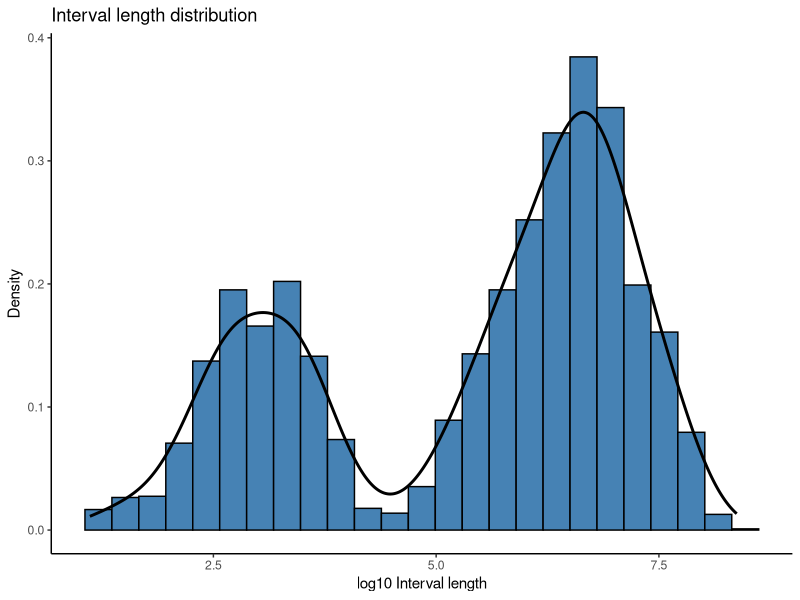

Recreate this plot in R. (Note: a time limit stopped this script after it produced the figure.)
library(dplyr)
library(ggplot2)
library(tidyverse)


my_df <- read.csv('../../Data/Processed_data/Table_with_gene_names_from_gencode.csv')

interval_df <- my_df %>%
  arrange(startpos) %>%
  group_by(sample, chr) %>%
  mutate(dif_interval = ifelse(lead(sample) == sample & 
                                 lead(startpos) != startpos &
                                 lead(chr) == chr, lead(startpos) - endpos, NA))

# DETERMINING THE INTERVALS BETWEEN REGIONS TO COMBINE

ggplot(interval_df, aes(x = log10(dif_interval), y = after_stat(density))) +
  geom_histogram(position = "dodge", bins = 25, color = "black", fill = "steelblue") +
  geom_density(color = "black", size = 1, alpha = 0.5) +
  labs(title = "Interval length distribution", x = "log10 Interval length", y = "Density") +
  theme_classic() 

# INTERVAL DETERMINED AS 20000 nb

for (i in unique(interval_df$sample)){
  for (j in unique(interval_df[interval_df$sample == i,]$chr)){
    test_df <- filter(interval_df, sample == i & chr == j) 
    if (nrow(test_df) > 1){
      for (k in 1:(nrow(test_df)-1)){
        if (test_df[k,]$startpos != test_df[k+1,]$startpos & 
            (test_df[k+1,]$startpos - test_df[k,]$endpos) <= 20000){
          interval_df$startpos[interval_df$startpos == test_df[k+1,]$startpos &
                                 interval_df$chr == test_df[k+1,]$chr &
                                 interval_df$sample == test_df[k+1,]$sample] =  test_df[k,]$startpos
          interval_df$endpos[interval_df$endpos == test_df[k,]$endpos & 
                               interval_df$sample == test_df[k,]$sample &
                               interval_df$chr == test_df[k,]$chr] =  test_df[k+1,]$endpos
        }
      }
    }
  }
}

new_interval_df <- interval_df %>%
  group_by(sample, chr, endpos) %>%
  mutate(startpos = min(startpos))

new_interval_df <- new_interval_df %>%
  group_by(sample, chr, endpos, startpos) %>%
  mutate(nMajor = round(mean(nMajor), digits = 0))

new_interval_df <- new_interval_df[,-11]
write.csv(new_interval_df, '../../Data/Processed_data/Merge_table_with_gene_names_from_gencode.csv', quote = FALSE, row.names = FALSE)
  
